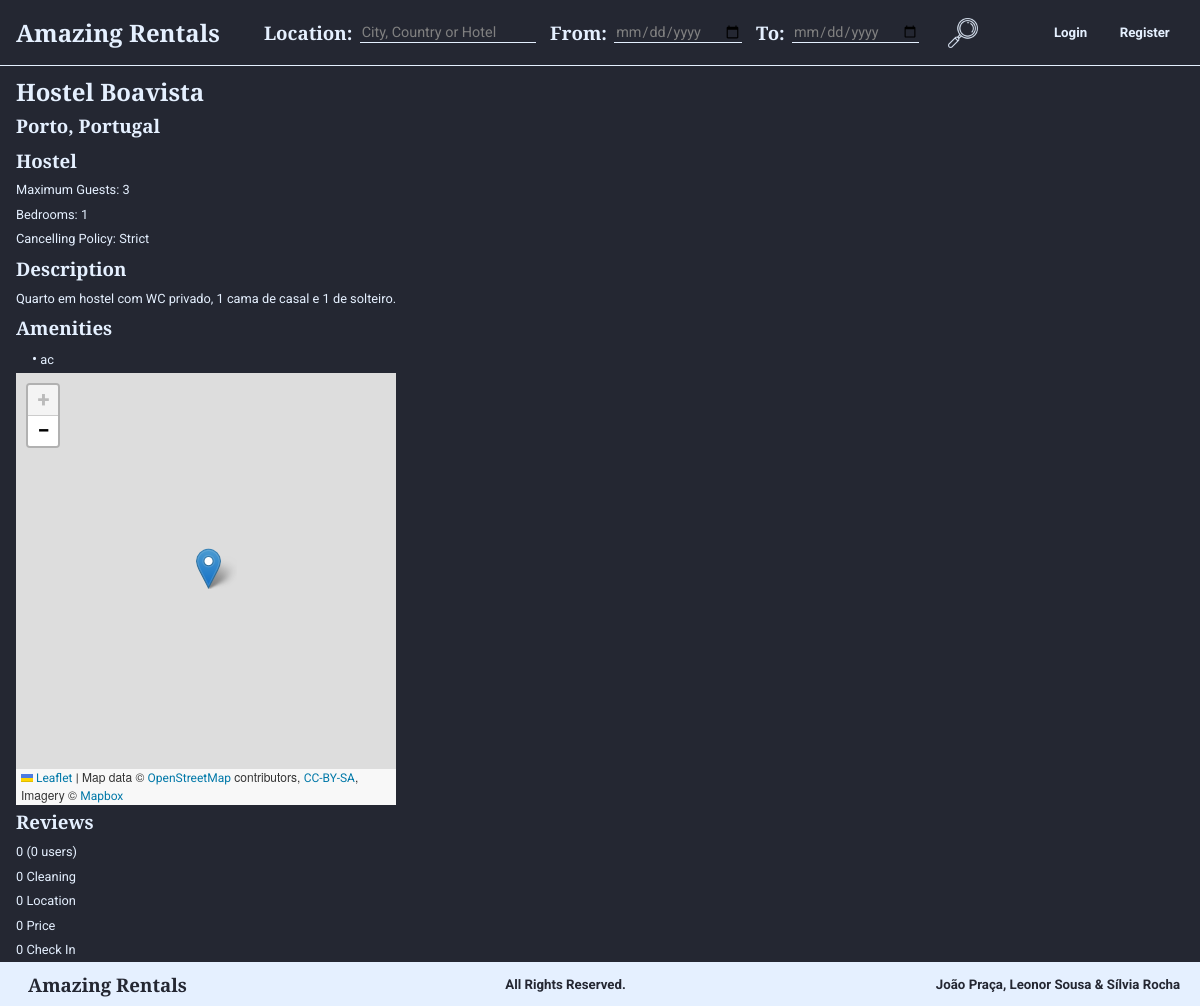
Screenshot of /viewProperty.php?id=3 with the database file from the repository.
### tables this page shows
CREATE TABLE Habitacao (
    idHabitacao INTEGER PRIMARY KEY,
    nome        TEXT,
    numQuartos  INTEGER CHECK (numQuartos > 0), 
    maxHospedes INTEGER CHECK (maxHospedes > 0),  
    precoNoite  REAL    CHECK (precoNoite > 0), 
    taxaLimpeza REAL CHECK (taxaLimpeza >= 0), 
    descricao   TEXT,
    latitude    REAL    CHECK(latitude>=-90 and latitude<=90),
    longitude   REAL    CHECK(longitude>=-180 and longitude<=180),
    morada      TEXT,
    idCidade    INTEGER REFERENCES Cidade(idCidade) ON DELETE RESTRICT ON UPDATE RESTRICT, 
    idUtilizador INTEGER REFERENCES Utilizador(idUtilizador) ON DELETE CASCADE ON UPDATE CASCADE,
    idTipo      INTEGER REFERENCES TipoDeHabitacao (idTipo) ON DELETE SET NULL ON UPDATE CASCADE, 
    idPolitica  INTEGER REFERENCES PoliticaDeCancelamento (idPolitica) ON DELETE RESTRICT ON UPDATE CASCADE
);

CREATE TABLE Cidade (
    idCidade    INTEGER PRIMARY KEY,
    nome        VARCHAR(15) NOT NULL, 
    idPais      INTEGER REFERENCES Pais(idPais),
    UNIQUE(nome, idPais)
);

CREATE TABLE Pais (
    idPais      INTEGER PRIMARY KEY,
    nome        VARCHAR(15) UNIQUE NOT NULL 
);

CREATE TABLE TipoDeHabitacao (
    idTipo  INTEGER PRIMARY KEY,
    nome    VARCHAR(30) UNIQUE NOT NULL
);

CREATE TABLE PoliticaDeCancelamento (
    idPolitica              INTEGER PRIMARY KEY,
    nome                    VARCHAR(25) UNIQUE NOT NULL, 
    descricao               VARCHAR(500) NOT NULL, 
    percentagemReembolso    INTEGER CHECK (percentagemReembolso >= 0 AND percentagemReembolso <= 1)
);

CREATE TABLE Comodidade (
    idComodidade    INTEGER PRIMARY KEY,
    nome            VARCHAR(15) UNIQUE NOT NULL
);

### viewProperty.php (called while the page is built, shortened)
<?php
    include('templates/common/header.php');
    include_once('database/connection.php');
    include_once('database/habitations.php');
    $habitation = getHabitationById($_GET['id']);
    include('templates/properties/viewProperty.php');
    include('templates/common/footer.php');
?>

### database/habitations.php (called while the page is built, shortened)
<?php
function getHabitationById($id){
    global $db;
    $stmt = $db->prepare('SELECT * FROM Habitacao WHERE idHabitacao=?');
    $stmt->execute(array($id));
    return $stmt->fetch();
}
function getNameType($id){
    global $db;
    $stmt = $db->prepare('SELECT nome FROM TipoDeHabitacao WHERE idTipo=?');
    $stmt->execute(array($id));
    return $stmt->fetch();
}
function getPolicy($id){
    global $db;
    $stmt = $db->prepare('SELECT * FROM PoliticaDeCancelamento WHERE idPolitica=?');
    $stmt->execute(array($id));
    return $stmt->fetch();
}
function getNameCity($id){
    global $db;
    $stmt = $db->prepare('SELECT nome FROM Cidade WHERE idCidade=?');
    $stmt->execute(array($id));
    return $stmt->fetch()['nome'];
}
function getNameCountry($idCity){
    global $db;
    $stmt = $db->prepare('SELECT Pais.nome as nome FROM Cidade JOIN Pais USING (idPais) WHERE idCidade=?');
    $stmt->execute(array($idCity));
    return $stmt->fetch()['nome'];
}
function getAmenities($idHabitacao){
    global $db;
    $stmt = $db->prepare('SELECT nome FROM Comodidade JOIN Dispoe USING (idComodidade) WHERE idHabitacao=?');
    $stmt->execute(array($idHabitacao));
    return $stmt->fetchAll();
}
?>

### templates/properties/viewProperty.php (the view, shortened to what this page needs)
<section id="property">
    <header>
        <h1><?=$habitation['nome']?></h1>
        <h3><?= getNameCity($habitation['idCidade'])?>, <?= getNameCountry($habitation['idCidade'])?> </h3>
    </header>
    <section id="property_data">
        <h3><?=getNameType($habitation['idTipo'])['nome'] ?></h3>
        <p>Maximum Guests: <?=$habitation['maxHospedes']?></p>
        <p>Bedrooms: <?=$habitation['numQuartos']?></p>
        <p>Cancelling Policy: <?=getPolicy($habitation['idPolitica'])['nome']?></p>
        <h3>Description</h3>
        <p><?=$habitation['descricao']?></p>
        <h3>Amenities</h3>
        <?php
        $amenities=getAmenities($habitation['idHabitacao']);
        foreach ($amenities as $value) { ?>
            <p id="amenity">   <?=$value['nome']?></p>
        <?php } ?>
        <?php
                include('templates/properties/map.php'); ?>
        <h3>Reviews</h3>
        <?php
            $cleaning=0;
            $location=0;
            $value=0;
            $check_in=0;
            $rating=0;
            $n=0;
        ?>
        <p class="rating"><?=$rating?> (<?=$n?> users)</p>
        <p class="star"> <?=$cleaning?> Cleaning</p>
        <p class="star"> <?=$location?> Location</p>
        <p class="star"> <?=$value?> Price</p>
        <p class="star"> <?=$check_in?> Check In</p>
    </section>
</section>

### style.css (style rules this page uses)
:root { --myDarkBlue: #242732; --myLightBlue: #E5F0FF; --titlesFont: Arvo, Courier, sans-serif; --bodyFont: Roboto, sans-serif; }
h1, h2, h3 { font-family: var(--titlesFont); margin: 0 0.5em 0 0; }
h4, h5, h6, p, span, input, label, tr, a, button { font-family: var(--bodyFont); }
p { font-size: 0.8em; }
body { background-color: var(--myDarkBlue); color: var(--myLightBlue); }
#amenity { display: block; }
#amenity::before { content: '\2022'; font-size: 1.17em; }

### layout.css (style rules this page uses)
html, body { height: 100%; }
body { display: flex; flex-direction: column; margin: 0; padding: 0; }
#property #property_data { float:left; }
#property { margin: 1em; }
.rightText h1, h3, h4, p { margin: 0; padding: 0.3rem 0 0.3rem 0; }
#star, #amenity { padding-left: 1rem; }

### rows the page displays
habitacao: nome "Hostel Boavista", idCidade.nome "Porto", idCidade.nome "Portugal", idTipo.nome "Hostel", maxHospedes "3", numQuartos "1", idPolitica.nome "Strict", descricao "Quarto em hostel com WC privado, 1 cama de casal e 1 de solteiro."
comodidade: nome "ac"

### other values shown
$rating "0"
$n "0"
$cleaning "0"
$location "0"
$value "0"
$check_in "0"
